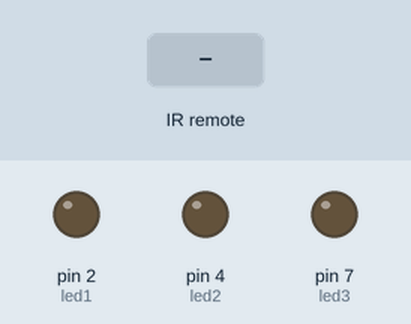
This sketch was run on a simulated Arduino Uno, built with avr-gcc and run on an emulated ATmega328P. Shown: output pins drawn as LEDs (lit = HIGH). Inputs (shaded band) come from the test bench.

Above: at 1.2 s.
1.3 s: infrared code 0xFF30CF received
At 1.7 s:
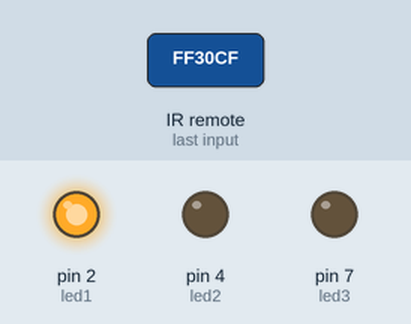
2.8 s: infrared code 0xFF18E7 received
At 4.0 s:
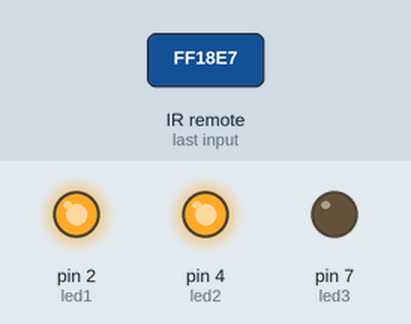
4.3 s: infrared code 0xFF7A85 received
At 5.2 s:
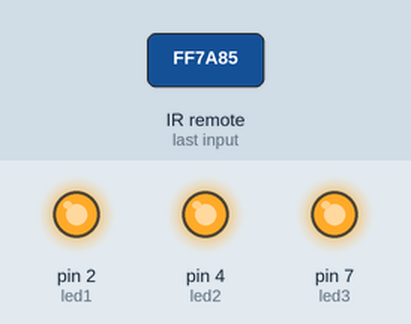
5.8 s: infrared code 0xFF30CF received
At 6.4 s:
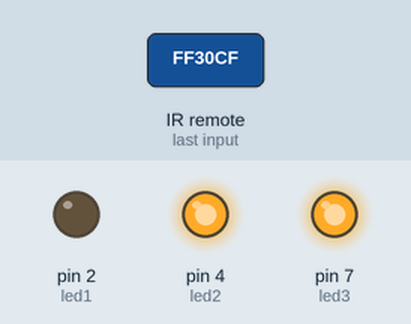
7.3 s: infrared code 0xFF18E7 received
At 8.7 s:
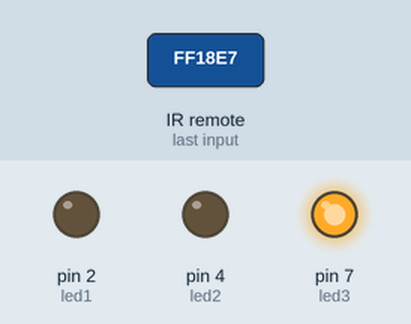
Timing chart, 0 to 9.8 s (numbered marks = the images above; inputs shaded):
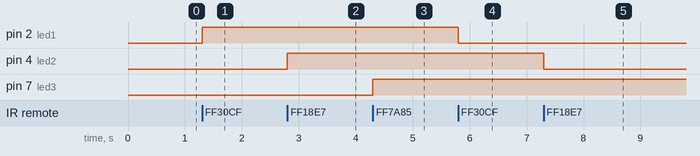

The sketch:

IR_remote_control.ino
```cpp
#include <IRremote.h>
int RECV_PIN = 11; // the pin where you connect the output pin of sensor
int led1 = 2;
int led2 = 4;
int led3 = 7;
int led1_val=0,led2_val=0,led3_val=0;
#define code1 16724175 // code received from button no. 1
#define code2 16718055 // code received from button no. 2
#define code3 16743045 // code received from button no. 3

IRrecv irrecv(RECV_PIN);

decode_results results;

void setup()
{
irrecv.enableIRIn(); // Start the receiver
pinMode(led1, OUTPUT);
pinMode(led2, OUTPUT);
pinMode(led3, OUTPUT);
}

void loop() {
if (irrecv.decode(&results)) {
unsigned int value = results.value;
switch(value) {
case code1:
{
  led1_val=~led1_val;
  digitalWrite(led1,led1_val);
  break;
}
case code2:
{
  led2_val=~led2_val;
  digitalWrite(led2,led2_val);
  break;
 }
case code3:
{
  led3_val=~led3_val;
  digitalWrite(led3,led3_val);
  break;
}}
irrecv.resume(); // Receive the next value

}}
```

Measured:
- after the input at 1.3 s, pin 2 (led1): LOW → HIGH at once
- after the input at 2.8 s, pin 4 (led2): LOW → HIGH at once
- after the input at 4.3 s, pin 7 (led3): LOW → HIGH at once
- after the input at 5.8 s, pin 2 (led1): HIGH → LOW at once
- after the input at 7.3 s, pin 4 (led2): HIGH → LOW at once
